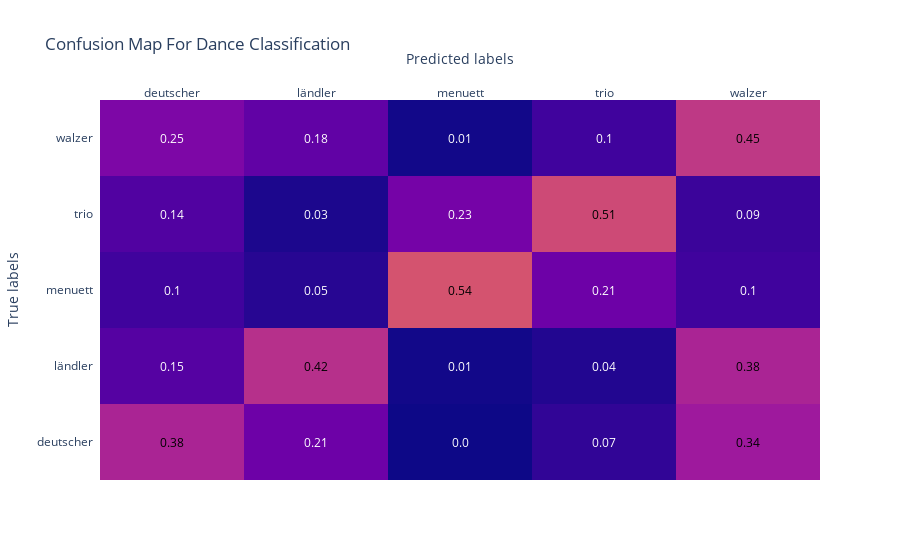

This figure's notebook cell:
### Code cell
dance_list = list(dance_dict.keys())

fig = ff.create_annotated_heatmap(z=global_confusion, x=dance_list, y=dance_list)

#fig = go.Figure(data=go.Heatmap(z=cm, x=dance_list, y=dance_list))
fig.update_layout(title='Confusion Map For Dance Classification',
                  xaxis_title="Predicted labels", yaxis_title="True labels")
fig.data[0].update(zmin=0, zmax=1)
fig.show()

### Figure 1 — Plotly figure (JSON) as saved in the notebook; plotly's stock layout.template omitted (floating-point values rounded to 4 significant figures)
{"data": [{"colorscale": [[0, "#0d0887"], [0.1111, "#46039f"], [0.2222, "#7201a8"], [0.3333, "#9c179e"], [0.4444, "#bd3786"], [0.5556, "#d8576b"], [0.6667, "#ed7953"], [0.7778, "#fb9f3a"], [0.8889, "#fdca26"], [1, "#f0f921"]], "reversescale": false, "showscale": false, "type": "heatmap", "x": ["deutscher", "ländler", "menuett", "trio", "walzer"], "y": ["deutscher", "ländler", "menuett", "trio", "walzer"], "z": [[0.38, 0.21, 0, 0.07, 0.34], [0.15, 0.42, 0.01, 0.04, 0.38], [0.1, 0.05, 0.54, 0.21, 0.1], [0.14, 0.03, 0.23, 0.51, 0.09], [0.25, 0.18, 0.01, 0.1, 0.45]], "zmax": 1, "zmin": 0}], "layout": {"annotations": [{"font": {"color": "#000000"}, "showarrow": false, "text": "0.38", "x": "deutscher", "xref": "x", "y": "deutscher", "yref": "y"}, {"font": {"color": "#FFFFFF"}, "showarrow": false, "text": "0.21", "x": "ländler", "xref": "x", "y": "deutscher", "yref": "y"}, {"font": {"color": "#FFFFFF"}, "showarrow": false, "text": "0.0", "x": "menuett", "xref": "x", "y": "deutscher", "yref": "y"}, {"font": {"color": "#FFFFFF"}, "showarrow": false, "text": "0.07", "x": "trio", "xref": "x", "y": "deutscher", "yref": "y"}, {"font": {"color": "#000000"}, "showarrow": false, "text": "0.34", "x": "walzer", "xref": "x", "y": "deutscher", "yref": "y"}, {"font": {"color": "#FFFFFF"}, "showarrow": false, "text": "0.15", "x": "deutscher", "xref": "x", "y": "ländler", "yref": "y"}, {"font": {"color": "#000000"}, "showarrow": false, "text": "0.42", "x": "ländler", "xref": "x", "y": "ländler", "yref": "y"}, {"font": {"color": "#FFFFFF"}, "showarrow": false, "text": "0.01", "x": "menuett", "xref": "x", "y": "ländler", "yref": "y"}, {"font": {"color": "#FFFFFF"}, "showarrow": false, "text": "0.04", "x": "trio", "xref": "x", "y": "ländler", "yref": "y"}, {"font": {"color": "#000000"}, "showarrow": false, "text": "0.38", "x": "walzer", "xref": "x", "y": "ländler", "yref": "y"}, {"font": {"color": "#FFFFFF"}, "showarrow": false, "text": "0.1", "x": "deutscher", "xref": "x", "y": "menuett", "yref": "y"}, {"font": {"color": "#FFFFFF"}, "showarrow": false, "text": "0.05", "x": "ländler", "xref": "x", "y": "menuett", "yref": "y"}, {"font": {"color": "#000000"}, "showarrow": false, "text": "0.54", "x": "menuett", "xref": "x", "y": "menuett", "yref": "y"}, {"font": {"color": "#FFFFFF"}, "showarrow": false, "text": "0.21", "x": "trio", "xref": "x", "y": "menuett", "yref": "y"}, {"font": {"color": "#FFFFFF"}, "showarrow": false, "text": "0.1", "x": "walzer", "xref": "x", "y": "menuett", "yref": "y"}, {"font": {"color": "#FFFFFF"}, "showarrow": false, "text": "0.14", "x": "deutscher", "xref": "x", "y": "trio", "yref": "y"}, {"font": {"color": "#FFFFFF"}, "showarrow": false, "text": "0.03", "x": "ländler", "xref": "x", "y": "trio", "yref": "y"}, {"font": {"color": "#FFFFFF"}, "showarrow": false, "text": "0.23", "x": "menuett", "xref": "x", "y": "trio", "yref": "y"}, {"font": {"color": "#000000"}, "showarrow": false, "text": "0.51", "x": "trio", "xref": "x", "y": "trio", "yref": "y"}, {"font": {"color": "#FFFFFF"}, "showarrow": false, "text": "0.09", "x": "walzer", "xref": "x", "y": "trio", "yref": "y"}, {"font": {"color": "#FFFFFF"}, "showarrow": false, "text": "0.25", "x": "deutscher", "xref": "x", "y": "walzer", "yref": "y"}, {"font": {"color": "#FFFFFF"}, "showarrow": false, "text": "0.18", "x": "ländler", "xref": "x", "y": "walzer", "yref": "y"}, {"font": {"color": "#FFFFFF"}, "showarrow": false, "text": "0.01", "x": "menuett", "xref": "x", "y": "walzer", "yref": "y"}, {"font": {"color": "#FFFFFF"}, "showarrow": false, "text": "0.1", "x": "trio", "xref": "x", "y": "walzer", "yref": "y"}, {"font": {"color": "#000000"}, "showarrow": false, "text": "0.45", "x": "walzer", "xref": "x", "y": "walzer", "yref": "y"}], "title": {"text": "Confusion Map For Dance Classification"}, "xaxis": {"dtick": 1, "gridcolor": "rgb(0, 0, 0)", "side": "top", "ticks": "", "title": {"text": "Predicted labels"}}, "yaxis": {"dtick": 1, "ticks": "", "ticksuffix": "  ", "title": {"text": "True labels"}}}}
